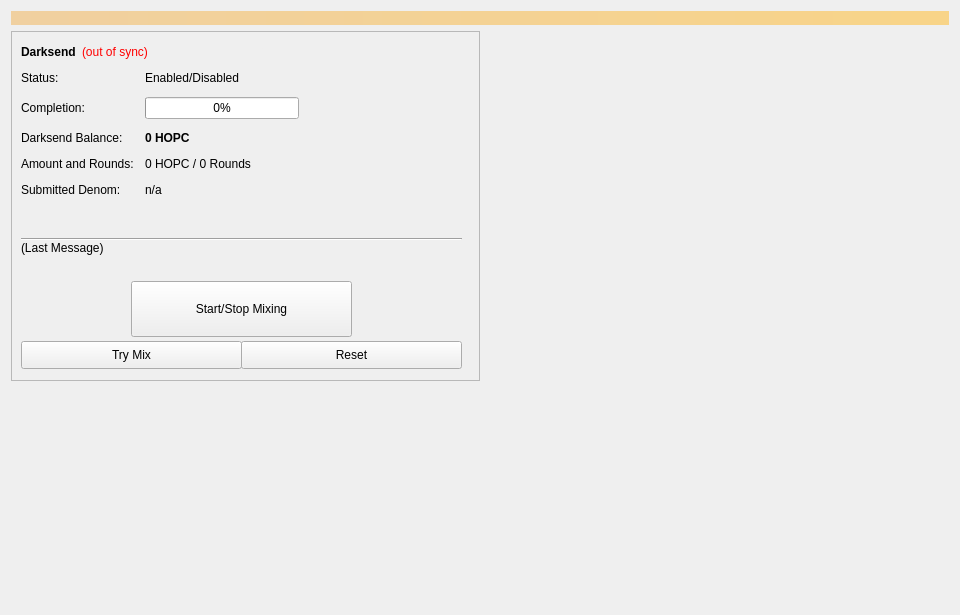
<?xml version="1.0" encoding="UTF-8"?>
<ui version="4.0">
 <class>Coinmix</class>
 <widget class="QWidget" name="Coinmix">
  <property name="geometry">
   <rect>
    <x>0</x>
    <y>0</y>
    <width>960</width>
    <height>615</height>
   </rect>
  </property>
  <property name="minimumSize">
   <size>
    <width>960</width>
    <height>0</height>
   </size>
  </property>
  <property name="windowTitle">
   <string>Form</string>
  </property>
  <layout class="QVBoxLayout" name="topLayout">
   <item>
    <widget class="QLabel" name="labelAlerts">
     <property name="visible">
      <bool>false</bool>
     </property>
     <property name="styleSheet">
      <string notr="true">background-color: qlineargradient(x1: 0, y1: 0, x2: 1, y2: 0, stop:0 #F0D0A0, stop:1 #F8D488); color:#000000;</string>
     </property>
     <property name="wordWrap">
      <bool>true</bool>
     </property>
     <property name="margin">
      <number>3</number>
     </property>
    </widget>
   </item>
   <item>
    <layout class="QHBoxLayout" name="horizontalLayout" stretch="1,1">
     <item>
      <layout class="QVBoxLayout" name="verticalLayout_2">
       <item>
        <widget class="QFrame" name="frameDarksend">
         <property name="minimumSize">
          <size>
           <width>0</width>
           <height>350</height>
          </size>
         </property>
         <property name="layoutDirection">
          <enum>Qt::LeftToRight</enum>
         </property>
         <property name="frameShape">
          <enum>QFrame::StyledPanel</enum>
         </property>
         <property name="frameShadow">
          <enum>QFrame::Raised</enum>
         </property>
         <widget class="QWidget" name="formLayoutWidget">
          <property name="geometry">
           <rect>
            <x>10</x>
            <y>40</y>
            <width>451</width>
            <height>161</height>
           </rect>
          </property>
          <layout class="QFormLayout" name="formLayout">
           <property name="fieldGrowthPolicy">
            <enum>QFormLayout::AllNonFixedFieldsGrow</enum>
           </property>
           <property name="horizontalSpacing">
            <number>11</number>
           </property>
           <property name="verticalSpacing">
            <number>12</number>
           </property>
           <item row="0" column="0">
            <widget class="QLabel" name="label_6">
             <property name="text">
              <string>Status:</string>
             </property>
            </widget>
           </item>
           <item row="1" column="0">
            <widget class="QLabel" name="label_7">
             <property name="text">
              <string>Completion:</string>
             </property>
            </widget>
           </item>
           <item row="1" column="1">
            <widget class="QProgressBar" name="DarksendProgress">
             <property name="maximumSize">
              <size>
               <width>154</width>
               <height>16777215</height>
              </size>
             </property>
             <property name="value">
              <number>0</number>
             </property>
            </widget>
           </item>
           <item row="2" column="0">
            <widget class="QLabel" name="labelAnonymizedText">
             <property name="text">
              <string>Darksend Balance:</string>
             </property>
            </widget>
           </item>
           <item row="2" column="1">
            <widget class="QLabel" name="labelAnonymized">
             <property name="font">
              <font>
               <weight>75</weight>
               <bold>true</bold>
              </font>
             </property>
             <property name="text">
              <string notr="true">0 HOPC</string>
             </property>
            </widget>
           </item>
           <item row="3" column="0">
            <widget class="QLabel" name="label_8">
             <property name="text">
              <string>Amount and Rounds:</string>
             </property>
            </widget>
           </item>
           <item row="3" column="1">
            <widget class="QLabel" name="labelAmountRounds">
             <property name="text">
              <string>0 HOPC / 0 Rounds</string>
             </property>
            </widget>
           </item>
           <item row="4" column="0">
            <widget class="QLabel" name="label_9">
             <property name="text">
              <string>Submitted Denom:</string>
             </property>
            </widget>
           </item>
           <item row="4" column="1">
            <widget class="QLabel" name="labelSubmittedDenom">
             <property name="toolTip">
              <string>The denominations you submitted to the Masternode.&lt;br&gt;To mix, other users must submit the exact same denominations.</string>
             </property>
             <property name="text">
              <string>n/a</string>
             </property>
            </widget>
           </item>
           <item row="0" column="1">
            <widget class="QLabel" name="DarksendEnabled">
             <property name="text">
              <string>Enabled/Disabled</string>
             </property>
            </widget>
           </item>
          </layout>
         </widget>
         <widget class="QPushButton" name="runAutoDenom">
          <property name="geometry">
           <rect>
            <x>251</x>
            <y>17</y>
            <width>1</width>
            <height>1</height>
           </rect>
          </property>
          <property name="palette">
           <palette>
            <active>
             <colorrole role="WindowText">
              <brush brushstyle="SolidPattern">
               <color alpha="255">
                <red>0</red>
                <green>0</green>
                <blue>0</blue>
               </color>
              </brush>
             </colorrole>
             <colorrole role="Button">
              <brush brushstyle="SolidPattern">
               <color alpha="255">
                <red>239</red>
                <green>238</green>
                <blue>238</blue>
               </color>
              </brush>
             </colorrole>
             <colorrole role="Light">
              <brush brushstyle="SolidPattern">
               <color alpha="255">
                <red>255</red>
                <green>255</green>
                <blue>255</blue>
               </color>
              </brush>
             </colorrole>
             <colorrole role="Midlight">
              <brush brushstyle="SolidPattern">
               <color alpha="255">
                <red>247</red>
                <green>246</green>
                <blue>246</blue>
               </color>
              </brush>
             </colorrole>
             <colorrole role="Dark">
              <brush brushstyle="SolidPattern">
               <color alpha="255">
                <red>119</red>
                <green>119</green>
                <blue>119</blue>
               </color>
              </brush>
             </colorrole>
             <colorrole role="Mid">
              <brush brushstyle="SolidPattern">
               <color alpha="255">
                <red>159</red>
                <green>159</green>
                <blue>159</blue>
               </color>
              </brush>
             </colorrole>
             <colorrole role="Text">
              <brush brushstyle="SolidPattern">
               <color alpha="255">
                <red>0</red>
                <green>0</green>
                <blue>0</blue>
               </color>
              </brush>
             </colorrole>
             <colorrole role="BrightText">
              <brush brushstyle="SolidPattern">
               <color alpha="255">
                <red>255</red>
                <green>255</green>
                <blue>255</blue>
               </color>
              </brush>
             </colorrole>
             <colorrole role="ButtonText">
              <brush brushstyle="SolidPattern">
               <color alpha="255">
                <red>0</red>
                <green>0</green>
                <blue>0</blue>
               </color>
              </brush>
             </colorrole>
             <colorrole role="Base">
              <brush brushstyle="SolidPattern">
               <color alpha="255">
                <red>255</red>
                <green>255</green>
                <blue>255</blue>
               </color>
              </brush>
             </colorrole>
             <colorrole role="Window">
              <brush brushstyle="SolidPattern">
               <color alpha="255">
                <red>239</red>
                <green>238</green>
                <blue>238</blue>
               </color>
              </brush>
             </colorrole>
             <colorrole role="Shadow">
              <brush brushstyle="SolidPattern">
               <color alpha="255">
                <red>0</red>
                <green>0</green>
                <blue>0</blue>
               </color>
              </brush>
             </colorrole>
             <colorrole role="AlternateBase">
              <brush brushstyle="SolidPattern">
               <color alpha="255">
                <red>247</red>
                <green>246</green>
                <blue>246</blue>
               </color>
              </brush>
             </colorrole>
             <colorrole role="ToolTipBase">
              <brush brushstyle="SolidPattern">
               <color alpha="255">
                <red>255</red>
                <green>255</green>
                <blue>220</blue>
               </color>
              </brush>
             </colorrole>
             <colorrole role="ToolTipText">
              <brush brushstyle="SolidPattern">
               <color alpha="255">
                <red>0</red>
                <green>0</green>
                <blue>0</blue>
               </color>
              </brush>
             </colorrole>
            </active>
            <inactive>
             <colorrole role="WindowText">
              <brush brushstyle="SolidPattern">
               <color alpha="255">
                <red>0</red>
                <green>0</green>
                <blue>0</blue>
               </color>
              </brush>
             </colorrole>
             <colorrole role="Button">
              <brush brushstyle="SolidPattern">
               <color alpha="255">
                <red>239</red>
                <green>238</green>
                <blue>238</blue>
               </color>
              </brush>
             </colorrole>
             <colorrole role="Light">
              <brush brushstyle="SolidPattern">
               <color alpha="255">
                <red>255</red>
                <green>255</green>
                <blue>255</blue>
               </color>
              </brush>
             </colorrole>
             <colorrole role="Midlight">
              <brush brushstyle="SolidPattern">
               <color alpha="255">
                <red>247</red>
                <green>246</green>
                <blue>246</blue>
               </color>
              </brush>
             </colorrole>
             <colorrole role="Dark">
              <brush brushstyle="SolidPattern">
               <color alpha="255">
                <red>119</red>
                <green>119</green>
                <blue>119</blue>
               </color>
              </brush>
             </colorrole>
             <colorrole role="Mid">
              <brush brushstyle="SolidPattern">
               <color alpha="255">
                <red>159</red>
                <green>159</green>
                <blue>159</blue>
               </color>
              </brush>
             </colorrole>
             <colorrole role="Text">
              <brush brushstyle="SolidPattern">
               <color alpha="255">
                <red>0</red>
                <green>0</green>
                <blue>0</blue>
               </color>
              </brush>
             </colorrole>
             <colorrole role="BrightText">
              <brush brushstyle="SolidPattern">
               <color alpha="255">
                <red>255</red>
                <green>255</green>
                <blue>255</blue>
               </color>
              </brush>
             </colorrole>
             <colorrole role="ButtonText">
              <brush brushstyle="SolidPattern">
               <color alpha="255">
                <red>0</red>
                <green>0</green>
                <blue>0</blue>
               </color>
              </brush>
             </colorrole>
             <colorrole role="Base">
              <brush brushstyle="SolidPattern">
               <color alpha="255">
                <red>255</red>
                <green>255</green>
                <blue>255</blue>
               </color>
              </brush>
             </colorrole>
             <colorrole role="Window">
              <brush brushstyle="SolidPattern">
               <color alpha="255">
                <red>239</red>
                <green>238</green>
                <blue>238</blue>
               </color>
              </brush>
             </colorrole>
             <colorrole role="Shadow">
              <brush brushstyle="SolidPattern">
               <color alpha="255">
                <red>0</red>
                <green>0</green>
                <blue>0</blue>
               </color>
              </brush>
             </colorrole>
             <colorrole role="AlternateBase">
              <brush brushstyle="SolidPattern">
               <color alpha="255">
                <red>247</red>
                <green>246</green>
                <blue>246</blue>
               </color>
              </brush>
             </colorrole>
             <colorrole role="ToolTipBase">
              <brush brushstyle="SolidPattern">
               <color alpha="255">
                <red>255</red>
                <green>255</green>
                <blue>220</blue>
               </color>
              </brush>
             </colorrole>
             <colorrole role="ToolTipText">
              <brush brushstyle="SolidPattern">
               <color alpha="255">
                <red>0</red>
                <green>0</green>
                <blue>0</blue>
               </color>
              </brush>
             </colorrole>
            </inactive>
            <disabled>
             <colorrole role="WindowText">
              <brush brushstyle="SolidPattern">
               <color alpha="255">
                <red>119</red>
                <green>119</green>
                <blue>119</blue>
               </color>
              </brush>
             </colorrole>
             <colorrole role="Button">
              <brush brushstyle="SolidPattern">
               <color alpha="255">
                <red>239</red>
                <green>238</green>
                <blue>238</blue>
               </color>
              </brush>
             </colorrole>
             <colorrole role="Light">
              <brush brushstyle="SolidPattern">
               <color alpha="255">
                <red>255</red>
                <green>255</green>
                <blue>255</blue>
               </color>
              </brush>
             </colorrole>
             <colorrole role="Midlight">
              <brush brushstyle="SolidPattern">
               <color alpha="255">
                <red>247</red>
                <green>246</green>
                <blue>246</blue>
               </color>
              </brush>
             </colorrole>
             <colorrole role="Dark">
              <brush brushstyle="SolidPattern">
               <color alpha="255">
                <red>119</red>
                <green>119</green>
                <blue>119</blue>
               </color>
              </brush>
             </colorrole>
             <colorrole role="Mid">
              <brush brushstyle="SolidPattern">
               <color alpha="255">
                <red>159</red>
                <green>159</green>
                <blue>159</blue>
               </color>
              </brush>
             </colorrole>
             <colorrole role="Text">
              <brush brushstyle="SolidPattern">
               <color alpha="255">
                <red>119</red>
                <green>119</green>
                <blue>119</blue>
               </color>
              </brush>
             </colorrole>
             <colorrole role="BrightText">
              <brush brushstyle="SolidPattern">
               <color alpha="255">
                <red>255</red>
                <green>255</green>
                <blue>255</blue>
               </color>
              </brush>
             </colorrole>
             <colorrole role="ButtonText">
              <brush brushstyle="SolidPattern">
               <color alpha="255">
                <red>119</red>
                <green>119</green>
                <blue>119</blue>
               </color>
              </brush>
             </colorrole>
             <colorrole role="Base">
              <brush brushstyle="SolidPattern">
               <color alpha="255">
                <red>239</red>
                <green>238</green>
                <blue>238</blue>
               </color>
              </brush>
             </colorrole>
             <colorrole role="Window">
              <brush brushstyle="SolidPattern">
               <color alpha="255">
                <red>239</red>
                <green>238</green>
                <blue>238</blue>
               </color>
              </brush>
             </colorrole>
             <colorrole role="Shadow">
              <brush brushstyle="SolidPattern">
               <color alpha="255">
                <red>0</red>
                <green>0</green>
                <blue>0</blue>
               </color>
              </brush>
             </colorrole>
             <colorrole role="AlternateBase">
              <brush brushstyle="SolidPattern">
               <color alpha="255">
                <red>239</red>
                <green>238</green>
                <blue>238</blue>
               </color>
              </brush>
             </colorrole>
             <colorrole role="ToolTipBase">
              <brush brushstyle="SolidPattern">
               <color alpha="255">
                <red>255</red>
                <green>255</green>
                <blue>220</blue>
               </color>
              </brush>
             </colorrole>
             <colorrole role="ToolTipText">
              <brush brushstyle="SolidPattern">
               <color alpha="255">
                <red>0</red>
                <green>0</green>
                <blue>0</blue>
               </color>
              </brush>
             </colorrole>
            </disabled>
           </palette>
          </property>
          <property name="focusPolicy">
           <enum>Qt::NoFocus</enum>
          </property>
          <property name="autoFillBackground">
           <bool>true</bool>
          </property>
          <property name="text">
           <string/>
          </property>
          <property name="flat">
           <bool>true</bool>
          </property>
         </widget>
         <widget class="QPushButton" name="toggleDarksend">
          <property name="geometry">
           <rect>
            <x>120</x>
            <y>250</y>
            <width>221</width>
            <height>56</height>
           </rect>
          </property>
          <property name="sizePolicy">
           <sizepolicy hsizetype="MinimumExpanding" vsizetype="Fixed">
            <horstretch>0</horstretch>
            <verstretch>0</verstretch>
           </sizepolicy>
          </property>
          <property name="text">
           <string>Start/Stop Mixing</string>
          </property>
         </widget>
         <widget class="Line" name="lineLastMessage">
          <property name="geometry">
           <rect>
            <x>10</x>
            <y>200</y>
            <width>441</width>
            <height>16</height>
           </rect>
          </property>
          <property name="orientation">
           <enum>Qt::Horizontal</enum>
          </property>
         </widget>
         <widget class="QLabel" name="DarksendStatus">
          <property name="geometry">
           <rect>
            <x>10</x>
            <y>210</y>
            <width>451</width>
            <height>43</height>
           </rect>
          </property>
          <property name="minimumSize">
           <size>
            <width>288</width>
            <height>43</height>
           </size>
          </property>
          <property name="text">
           <string>(Last Message)</string>
          </property>
          <property name="alignment">
           <set>Qt::AlignLeading|Qt::AlignLeft|Qt::AlignTop</set>
          </property>
          <property name="wordWrap">
           <bool>true</bool>
          </property>
         </widget>
         <widget class="QPushButton" name="DarksendAuto">
          <property name="geometry">
           <rect>
            <x>10</x>
            <y>310</y>
            <width>221</width>
            <height>28</height>
           </rect>
          </property>
          <property name="sizePolicy">
           <sizepolicy hsizetype="MinimumExpanding" vsizetype="Fixed">
            <horstretch>0</horstretch>
            <verstretch>0</verstretch>
           </sizepolicy>
          </property>
          <property name="toolTip">
           <string>Try to manually submit a Darksend request.</string>
          </property>
          <property name="text">
           <string>Try Mix</string>
          </property>
         </widget>
         <widget class="QPushButton" name="DarksendReset">
          <property name="geometry">
           <rect>
            <x>230</x>
            <y>310</y>
            <width>221</width>
            <height>28</height>
           </rect>
          </property>
          <property name="sizePolicy">
           <sizepolicy hsizetype="MinimumExpanding" vsizetype="Fixed">
            <horstretch>0</horstretch>
            <verstretch>0</verstretch>
           </sizepolicy>
          </property>
          <property name="toolTip">
           <string>Reset the current status of Darksend (can interrupt Darksend if it's in the process of Mixing, which can cost you money!)</string>
          </property>
          <property name="autoFillBackground">
           <bool>false</bool>
          </property>
          <property name="text">
           <string>Reset</string>
          </property>
         </widget>
         <widget class="QWidget" name="layoutWidget">
          <property name="geometry">
           <rect>
            <x>10</x>
            <y>10</y>
            <width>431</width>
            <height>22</height>
           </rect>
          </property>
          <layout class="QHBoxLayout" name="horizontalLayout_5">
           <item>
            <widget class="QLabel" name="label_2">
             <property name="font">
              <font>
               <weight>75</weight>
               <bold>true</bold>
              </font>
             </property>
             <property name="text">
              <string>Darksend</string>
             </property>
            </widget>
           </item>
           <item>
            <widget class="QLabel" name="labelDarksendSyncStatus">
             <property name="toolTip">
              <string>The displayed information may be out of date. Your wallet automatically synchronizes with the HOPC network after a connection is established, but this process has not completed yet.</string>
             </property>
             <property name="styleSheet">
              <string notr="true">QLabel { color: red; }</string>
             </property>
             <property name="text">
              <string notr="true">(out of sync)</string>
             </property>
             <property name="alignment">
              <set>Qt::AlignLeading|Qt::AlignLeft|Qt::AlignVCenter</set>
             </property>
            </widget>
           </item>
           <item>
            <spacer name="horizontalSpacer_4">
             <property name="orientation">
              <enum>Qt::Horizontal</enum>
             </property>
             <property name="sizeHint" stdset="0">
              <size>
               <width>40</width>
               <height>20</height>
              </size>
             </property>
            </spacer>
           </item>
          </layout>
         </widget>
        </widget>
       </item>
       <item>
        <spacer name="verticalSpacer">
         <property name="orientation">
          <enum>Qt::Vertical</enum>
         </property>
         <property name="sizeHint" stdset="0">
          <size>
           <width>20</width>
           <height>40</height>
          </size>
         </property>
        </spacer>
       </item>
      </layout>
     </item>
     <item>
      <layout class="QVBoxLayout" name="verticalLayout_3">
       <item>
        <spacer name="verticalSpacer_2">
         <property name="orientation">
          <enum>Qt::Vertical</enum>
         </property>
         <property name="sizeType">
          <enum>QSizePolicy::Expanding</enum>
         </property>
         <property name="sizeHint" stdset="0">
          <size>
           <width>20</width>
           <height>40</height>
          </size>
         </property>
        </spacer>
       </item>
      </layout>
     </item>
    </layout>
   </item>
  </layout>
 </widget>
 <resources/>
 <connections/>
</ui>
